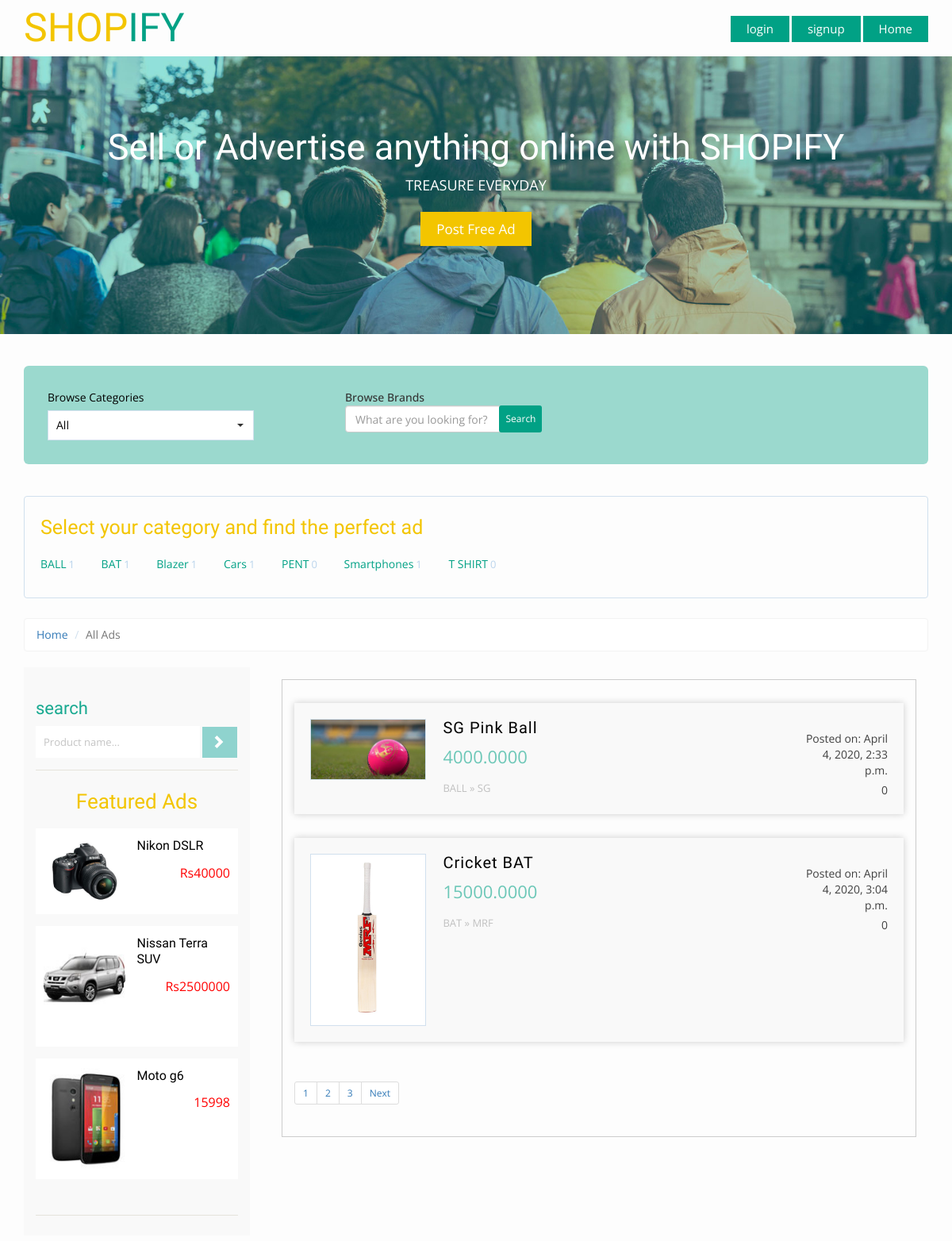
/products/ (upper part), run on an earlier commit of the app's database.
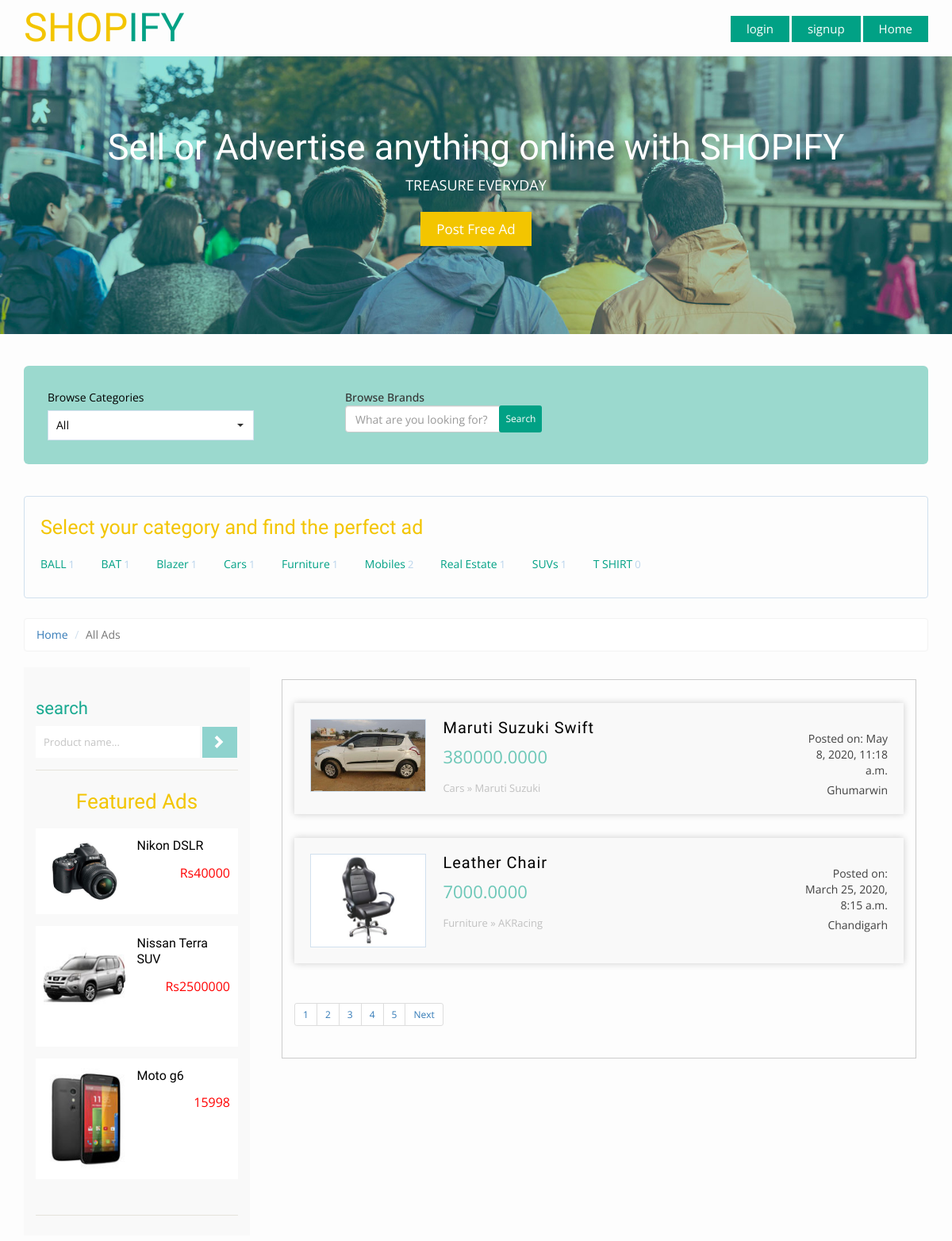
And on a later commit of the database.
### product/models.py (models this page shows, shortened)
class Category(models.Model):
    clategory_name = models.CharField(max_length = 50)
    image = models.ImageField(upload_to='category/',blank = True, null = True)
    slug = models.SlugField(blank=True, null = True)
    class Meta:
        verbose_name = 'category'
        verbose_name_plural = 'categories'
    def __str__(self):
        return self.clategory_name

class Product(models.Model):
    CONDITION_TYPE = (
        ("New","New"),
        ("Used","Used")
    )
    name = models.CharField(max_length=100)
    owner = models.ForeignKey(AUTH_USER_MODEL,on_delete=models.CASCADE)
    city=models.CharField(max_length=100)
    mobile=models.IntegerField()
    state=models.CharField(max_length=100)
    description = models.TextField(max_length=500)
    condition = models.CharField(max_length=100,choices=CONDITION_TYPE)
    price = models.DecimalField(max_digits=17,decimal_places=4)
    created = models.DateTimeField(default = timezone.now)
    category = models.ForeignKey('Category',on_delete=models.SET_NULL,null = True)
    brand = models.ForeignKey('brand',on_delete = models.SET_NULL, null = True)
    slug = models.SlugField(blank=True, null = True)
    image = models.ImageField(upload_to='main_image',blank = True, null = True)

class Brand(models.Model):
    brand_name = models.CharField(max_length = 50)
    def __str__(self):
        return self.brand_name

### product/views.py (the view, shortened to what this page needs)
# urls.py: path('',views.productList, name = 'product_list'),
def productList(request, category_slug=None):
    pro1=Product.objects.all()
    b=len(pro1)
    c=b-3
    pro2=range(0,1)
    pro = Product.objects.all()
    categorys = Category.objects.annotate(total_products=Count('product'))
    if category_slug:
        category = Category.objects.get(slug=category_slug)
        pro = Product.objects.filter(category=category)
    search_query = request.GET.get('search')
    template = 'product/product_list.html'
    paginator = Paginator(pro,2)
    page = request.GET.get('page')
    pro = paginator.get_page(page)
    context = {
        'product_list':pro,
        'category_list':categorys,
        'pro_list':pro2
        }
    return render(request,template,context)

### templates/product/product_list.html (shortened to what this page needs)
{% extends 'base.html' %} {% block body %} {% load static %}
<div class="total-ads main-grid-border">
    <div class="container">
        <div class="select-box">
            <div class="browse-category ads-list">
                <label>Browse Categories</label>
                <select class="selectpicker show-tick" data-live-search="true">
					  <option data-tokens="Mobiles">All</option>
					</select>
            </div>
            <div class="form-search-wrap mb-3" data-aos="fade-up" data-aos-delay="200">
                <form method="GET" action="{% url 'product:product_list' %}">
                    <div class="row align-items-center">
                        <div class="col-lg-3 mb-3 mb-xl-0 col-xl-3">
                            <label>Browse   Brands</label>
                            <input type="text" name='search' class="form-control rounded" placeholder="What are you looking for?">
                        </div>
                        <div class="col-lg-4 col-xl-4 ml-auto" style="margin-top:20px;">
                            <input type="submit" class="btn-sm active" style="padding:8px;margin-left: -83px;background-color:#01a185; color:#fff;;border-color: darkcyan;border-style: hidden;" value="Search">
                        </div>
                    </div>
                </form>
            </div>
        </div>
        <div class="all-categories">
            <h3> Select your category and find the perfect ad</h3>
            <ul class="all-cat-list">
                {% for category in category_list %}
                <li><a href="{% url 'product:category' category.slug %}">{{category}}<span class="num-of-ads">{{category.total_products}}</span></a></li>
                {% endfor %}
            </ul>
        </div>
        <ol class="breadcrumb" style="margin-bottom: 5px;">
            <li><a href="{% url 'home' %}">Home</a></li>
            <li class="active">All Ads</li>
        </ol>
        <div class="ads-grid">
            <div class="side-bar col-md-3">
                <div class="search-hotel">
                    <h3 class="sear-head">search</h3>
                    <form method="GET" action="{% url 'product:product_list' %}">
                        <input type="text" value="Product name..." name='search' onfocus="this.value = '';" onblur="if (this.value == '') {this.value = 'Product name...';}" required="">
                        <input type="submit" value=" ">
                    </form>
                </div>
                <div class="featured-ads">
                    <h2 class="sear-head fer">Featured Ads</h2>
                    <div class="featured-ad">
                        <a href="#">
                            <div class="featured-ad-left">
                                <img src="{% static 'images/e10.jpg' %}" title="ad image" alt="" />
                            </div>
                            <div class="featured-ad-right">
                                <h4>Nikon DSLR</h4>
                                <p>Rs40000 </p>
                            </div>
                            <div class="clearfix"></div>
                        </a>
                    </div>
                    <div class="featured-ad">
                        <a href="#">
                            <div class="featured-ad-left">
                                <img src="{% static 'images/f2.jpg' %}" title="ad image" alt="" />
                            </div>
                            <div class="featured-ad-right">
                                <h4>Nissan Terra SUV</h4>
                                <p>Rs2500000</p>
                            </div>
                            <div class="clearfix"></div>
                        </a>
                    </div>
                    <div class="featured-ad">
                        <a href="#">
                            <div class="featured-ad-left">
                                <img src="{% static 'images/f3.jpg' %}" title="ad image" alt="" />
                            </div>
                            <div class="featured-ad-right">
                                <h4>Moto g6</h4>
                                <p>15998</p>
                            </div>
                            <div class="clearfix"></div>
                        </a>
                    </div>
                </div>
            </div>
            <div class="ads-display col-md-9">
                <div class="wrapper">
                    <div class="bs-example bs-example-tabs" role="tabpanel" data-example-id="togglable-tabs">
                        <div id="myTabContent" class="tab-content">
                            <div role="tabpanel" class="tab-pane fade in active" id="home" aria-labelledby="home-tab">
                                <div>
                                    <div id="container">
                                        <ul class="list">
                                            {% for product in product_list %}
                                            <a href="{% url 'product:product_detail' product.slug %}">
                                                <li>
                                                    <img src={{product.image.url}} title="" alt="" />
                                                    <section class="list-left">
                                                        <h5 class="title">{{product.name}}</h5>
                                                        <span class="adprice">{{product.price}}</span>
                                                        <p class="catpath">{{product.category}} » {{product.brand}}</p>
                                                    </section>
                                                    <section class="list-right">
                                                        <span class="date">Posted on: {{product.created}}</span>
                                                        <span class="cityname">{{product.city}}</span>
                                                    </section>
                                                    <div class="clearfix"></div>
                                                </li>
                                            </a>
                                            {% empty %}
                                            <span class="adprice">Dont have any product maching your Query</span> {% endfor %}
                                        </ul>
                                    </div>
                                </div>
                            </div>
                            {% if product_list.has_other_pages %}
                            <ul class="pagination pagination-sm">
                                 {% for pages in product_list.paginator.page_range %}
                                <li><a href="?page={{pages}}">{{pages}}</a></li>
                                {% endfor %} {% if product_list.has_next %}
                                <li><a href="?page={{product_list.next_page_number }}">Next</a></li>
                                {% endif %} {% endif %}
                            </ul>
                        </div>
                    </div>
                </div>
            </div>
        </div>
    </div>
</div>
{% endblock body %}

### templates/base.html (shortened to what this page needs)
{% load static %}
<!DOCTYPE html>
<html>
<head>
    <link rel="stylesheet" href="{% static 'css/bootstrap.min.css' %}">
    <link rel="stylesheet" href="{% static 'css/bootstrap-select.css' %}">
    <link href="{% static 'css/style.css' %}" rel="stylesheet" type="text/css" media="all" />
    <link rel="stylesheet" href="{% static 'css/flexslider.css' %}" type="text/css" media="screen" />
    <link rel="stylesheet" href="{% static 'css/font-awesome.min.css' %}" />
    <link href="{% static 'css/jquery.uls.css' %}" rel="stylesheet" />
    <link href="{% static 'css/jquery.uls.grid.css' %}" rel="stylesheet" />
    <link href="{% static 'css/jquery.uls.lcd.css' %}" rel="stylesheet" />
</head>
<body>
    <div class="header">
        <div class="container">
            <div class="logo">
                <a href="{% url 'product:product_list' %}"><span>SHOP</span>IFY</a>
            </div>
            {% if request.user.is_authenticated %}
            <div class="header-right">
                <a class="account" href="{% url 'home' %}" style="margin-left: 3px;">Home</a>
            </div>
            <div class="header-right">
                <a class="account" href="">{{request.user}}</a>
                <div class="header-right">
                    <a class="account" href="{% url 'logout' %}" style="margin-left: 3px;">logout</a> {% else %}
                    <div class="header-right">
                        <a class="account" href="{% url 'home' %}" style="margin-left: 3px;">Home</a>
                    </div>
                    <div class="header-right">
                        <a class="account" href="{% url 'login' %}">login</a>
                        <div class="header-right">
                            <a class="account" href="{% url 'signup' %}" style="margin-left: 3px;">signup</a> {% endif %}
                        </div>
                    </div>
                </div>
                <div class="main-banner banner text-center">
                    <div class="container">
                        <h1>Sell or Advertise <span class="segment-heading">    anything online </span> with SHOPIFY</h1>
                        <p>TREASURE EVERYDAY</p>
                        <a href="{% url 'product:addproduct' %}">Post Free Ad</a>
                    </div>
                </div>
                {% block body %} {% endblock body%}
</body>
</html>

What changed in the data, as far as the page shows it:
removed Category: clategory_name "PENT", total_products "0"
removed Category: clategory_name "Smartphones", total_products "1"
removed Product: image (picture), name "SG Pink Ball", price "4000.0000", category "BALL", brand "SG", created "April 4, 2020, 2:33 p.m.", city "0"
removed Product: image (picture), name "Cricket BAT", price "15000.0000", category "BAT", brand "MRF", created "April 4, 2020, 3:04 p.m.", city "0"
added Category: clategory_name "Furniture", total_products "1"
added Category: clategory_name "Mobiles", total_products "2"
added Category: clategory_name "Real Estate", total_products "1"
added Category: clategory_name "SUVs", total_products "1"
now on this page (row unchanged): Product: image (picture), name "Maruti Suzuki Swift", price "380000.0000", category "Cars", brand "Maruti Suzuki", created "May 8, 2020, 11:18 a.m.", city "Ghumarwin"
added Product: image (picture), name "Leather Chair", price "7000.0000", category "Furniture", brand "AKRacing", created "March 25, 2020, 8:15 a.m.", city "Chandigarh"
Also different on the page:
new list line: "4"
new list line: "5"
